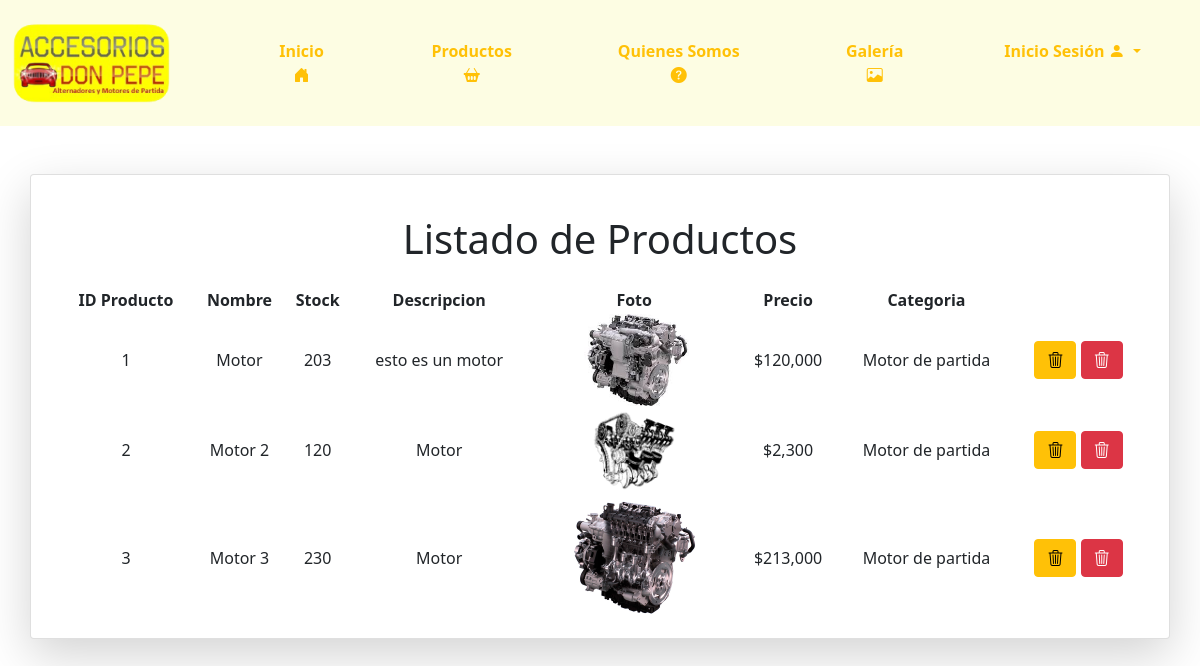
Page /listaproducto/ on the earlier database version.
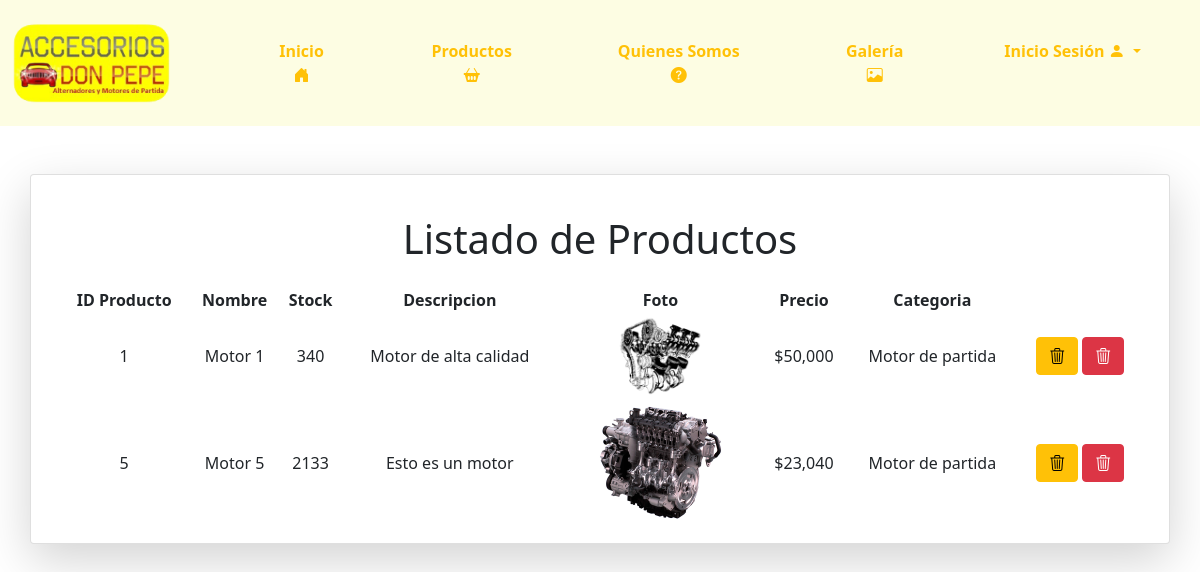
Same page on the later database version.
### core/models.py (models this page shows, shortened)
class Producto(models.Model):
    codProducto = models.IntegerField(primary_key=True)
    nombreP = models.CharField(max_length=100)
    stock = models.IntegerField()
    descipcion = models.CharField(max_length=500)
    foto = models.ImageField(upload_to="productos")  # Directorio de destino para las imágenes de los productos
    precio = models.IntegerField()
    categoria = models.ForeignKey(Categoria, on_delete=models.CASCADE)

class Categoria(models.Model):
    idCategoria = models.AutoField(primary_key=True)
    nombreCa = models.CharField(max_length=50)
    def __str__(self) -> str:
        return self.nombreCa

### core/views.py (the view)
# urls.py: path('listaproducto/', listaproducto, name="listaproducto"),
def listaproducto(request):
    productoListado = Producto.objects.all()
    categorias= Categoria.objects.all()
    contexto = {
        "categorias": categorias,
        "productos": productoListado
    }
    return render(request, 'core/listaproducto.html', contexto)

### core/templatetags/custom_filters.py (called while the page is built)
@register.filter
def format_clp(value):
    try:
        return "${:,.0f}".format(value)
    except (ValueError, TypeError):
        return value

### core/templates/core/listaproducto.html (shortened to what this page needs)
{% load static %}
{% load custom_filters %}
<!DOCTYPE html>
<html lang="es">
<head>
    <link href="https://cdnjs.cloudflare.com/ajax/libs/font-awesome/6.0.0-beta3/css/all.min.css" rel="stylesheet">
    <link href="https://cdn.jsdelivr.net/npm/bootstrap@5.0.2/dist/css/bootstrap.min.css" rel="stylesheet">
    <link type="text/css" rel="stylesheet" href="{% static 'css/listausuarios.css' %}">
    <link href="https://cdn.jsdelivr.net/npm/bootstrap-icons/font/bootstrap-icons.css" rel="stylesheet">
</head>
<body>
    <nav class="navbar navbar-expand-lg navbar-light" style="background-color: #fdfde3;">
        <div class="container-fluid">
            <a class="navbar-brand" href="{% url 'inicio' %}">
                <img src="{% static 'img/logo-don-pepe.png' %}" class="logo" style="max-width: 80%;" alt="Accesorios Don Pepe">
            </a>
            <div class="collapse navbar-collapse justify-content-end" id="navbarNav">
                <ul class="navbar-nav">
                    <li class="nav-item">
                        <a class="btn btn-outline-warning py-4 px-4 mx-2" href="{% url 'inicio' %}">
                            Inicio
                            <i class="bi bi-house-door-fill"></i>
                        </a>
                    </li>
                    <li class="nav-item">
                        <a class="btn btn-outline-warning py-4 px-4 mx-2" href="{% url 'productos' %}">
                            Productos
                            <i class="bi bi-basket2-fill"></i>
                        </a>
                    </li>
                    <li class="nav-item">
                        <a class="btn btn-outline-warning py-4 px-4 mx-2" href="{% url 'quienessomos' %}">
                            Quienes Somos
                            <i class="bi bi-question-circle-fill"></i>
                        </a>
                    </li>
                    <li class="nav-item">
                        <a class="btn btn-outline-warning py-4 px-4 mx-2" href="{% url 'galeria' %}">
                            Galería
                            <i class="bi bi-image"></i>
                        </a>
                    </li>
                    <li class="nav-item dropdown">
                        {% if user.is_authenticated %}
                        <div class="btn-group">
                            <button type="button" class="btn btn-outline-warning py-4 px-4 mx-2 dropdown-toggle" data-bs-toggle="dropdown" style="font-weight: 700; border: 0px; border-radius: 10px;">
                                {% if user.is_superuser %}
                                    Administrador
                                {% else %}
                                    Hola {{ user.first_name }}
                                {% endif %}
                                <i class="bi bi-person-fill"></i>
                            </button>
                            <ul class="dropdown-menu" style="margin-left: 25px; margin-top: -5px; background-color: #ffc107; border: 0px; border-radius: 10px;">
                                {% if user.is_superuser %}
                                    <li><a class="dropdown-item" style="padding: 10px; color:black; background-color: #fdfde3;" href="{% url 'administrador' %}">Administrador</a></li>
                                {% else %}
                                    <li><a class="dropdown-item" style="padding: 10px; color:black; background-color: #fdfde3;" href="{% url 'editarperfil' %}">Editar Perfil</a></li>
                                {% endif %}
                                <li><a class="dropdown-item" style="padding: 10px; color:black; background-color: #fdfde3;" href="{% url 'cerrarsesion' %}">Cerrar Sesión</a></li>
                            </ul>
                        </div>
                    {% else %}
                            <div class="btn-group">
                                <button type="button" class="btn btn-outline-warning py-4 px-4 mx-2 dropdown-toggle" data-bs-toggle="dropdown" style="font-weight: 700; border: 0px; border-radius: 10px;">
                                    Inicio Sesión
                                    <i class="bi bi-person-fill"></i>
                                </button>
                            </div>
                        {% endif %}
                    </li>
                </ul>
            </div>
        </div>
    </nav>
    <div class="container my-5">
        <div class="row">
            <div class="card shadow-lg">
                <div class="card-body">
                    <br>
                    <h1 class="text-center mb-4">Listado de Productos</h1>
                    <table class="col-md-12 col-xl-12" >
                        <thead>
                            <tr style="text-align: center;">
                                <th>ID Producto</th>
                                <th>Nombre</th>
                                <th>Stock</th>
                                <th>Descripcion</th>
                                <th>Foto</th>
                                <th>Precio</th>
                                <th>Categoria</th>
                            </tr>
                        </thead>
                        <tbody>
                            {% for m in productos %}
                            <tr style="text-align: center;">
                                <td>{{ m.codProducto }}</td>
                                <td>{{ m.nombreP }}</td>
                                <td>{{ m.stock }}</td>
                                <td>{{ m.descipcion }}</td>
                                <td><img src="{{ m.foto.url }}" alt="{{m.nombreP}}" style="max-width: 150px;"></td>
                                <td>{{ m.precio |format_clp }}</td>
                                <td>{{ m.categoria }}</td>
                                <td>
                                    <a href="{% url 'editarproducto' m.codProducto  %}" class="btn btn-warning" ><i class="bi bi-trash3"></i></a>
                                    <a href="{% url 'borrarproducto' m.codProducto  %}" class="btn btn-danger" ><i class="bi bi-trash3"></i></a>
                                </td>
                            </tr>
                            {% endfor %}
                        </tbody>
                </div>
            </div>
        </div>
    </div>
</body>
</html>

### core/static/css/listausuarios.css (style rules this page uses)
.navbar { padding: 0%; }
.navbar-nav li { padding: 15px 15px; }
.navbar-nav li a { font-weight: 700; border: 0px; border-radius: 10px; }
table { border: 0px; }

Differences in the rows shown:
removed Producto: codProducto "2", nombreP "Motor 2", stock "120", descipcion "Motor", foto (picture), precio "$2,300", categoria "Motor de partida"
removed Producto: codProducto "3", nombreP "Motor 3", stock "230", descipcion "Motor", foto (picture), precio "$213,000", categoria "Motor de partida"
changed Producto id 1: nombreP "Motor" → "Motor 1"; stock "203" → "340"; descipcion "esto es un motor" → "Motor de alta calidad"; foto: a different picture; precio "$120,000" → "$50,000"
added Producto: codProducto "5", nombreP "Motor 5", stock "2133", descipcion "Esto es un motor", foto (picture), precio "$23,040", categoria "Motor de partida"
